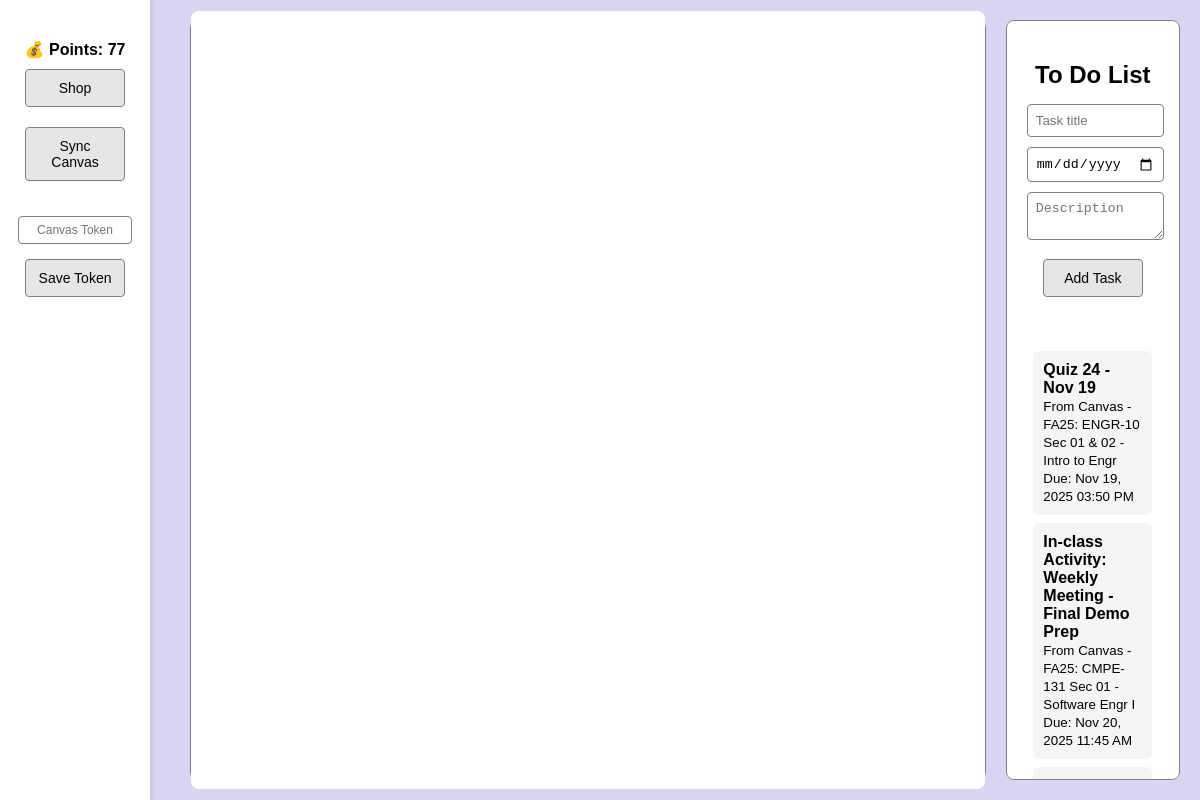
/home/ (signed in), run on an earlier commit of the app's database.
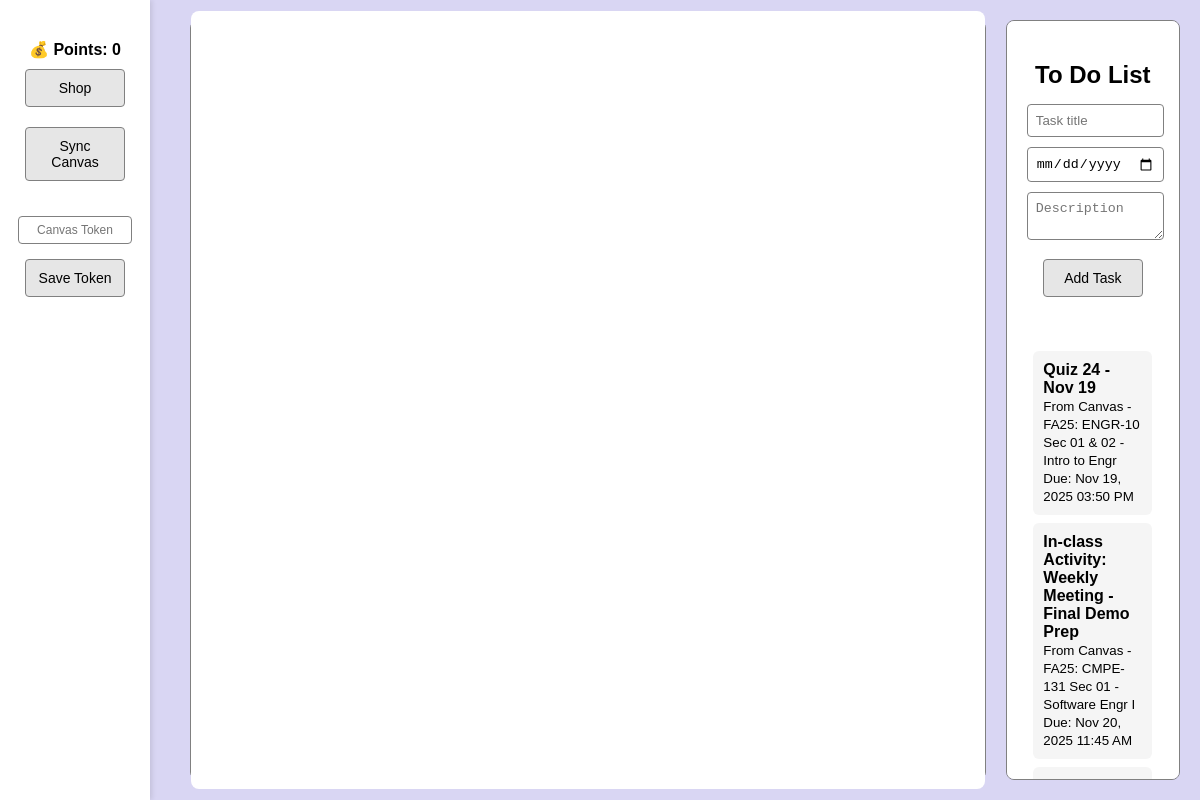
And on a later commit of the database.
### todolist/models.py (models this page shows, shortened)
class UserProfile(models.Model):
    user = models.OneToOneField(User, on_delete=models.CASCADE)
    canvas_token = models.CharField(max_length=255, blank=True, null=True)
    points = models.IntegerField(default=0)

### todolist/views.py (the view, shortened to what this page needs)
# urls.py: path('home/', views.home, name='home'),
@login_required(login_url='login')
def home(request):
    tasks = Task.objects.filter(user=request.user).order_by('due_date')
    profile, _ = UserProfile.objects.get_or_create(user=request.user)
    return render(request, 'home.html', {'tasks': tasks, 'profile': profile})

### templates/home.html (shortened to what this page needs)
<!DOCTYPE html>
<html lang="en">
<head>
</head>
<body>
  <div class="sidebar">
    <div style="margin-top:20px; font-weight:bold;">
      💰 Points: {{ profile.points }}
    </div>
    <a href="{% url 'shop' %}">
      <button>Shop</button>
    </a>
    <form method="POST" action="{% url 'sync_canvas' %}">
      <button type="submit">Sync Canvas</button>
    </form>
    <form method="POST" action="{% url 'save_token' %}">
      <input type="password" name="token" placeholder="Canvas Token">
      <button type="submit">Save Token</button>
    </form>
  </div>
  <div class="main">
    <div class="calendar-section">
      <div id="calendar"></div>
    </div>
    <div class="todo-section">
      <h2>To Do List</h2>
      <form method="POST">
        <input type="text" name="task" placeholder="Task title" required><br>
        <input type="date" name="due_date"><br>
        <textarea name="task_desc" placeholder="Description"></textarea><br>
        <button type="submit" name="add_task">Add Task</button>
      </form>
      <ul>
        {% for task in tasks %}
        <li>
          <div>
            <strong>{{ task.task }}</strong><br>
            {% if task.task_desc %}
            <small>{{ task.task_desc }}</small><br>
            {% endif %}
            <small>Due: {{ task.due_date|date:"M d, Y h:i A" }}</small>
          </div>
        </li>
        {% empty %}
        <li>No tasks yet! Add one above 👆</li>
        {% endfor %}
      </ul>
    </div>
  </div>
  <link href="https://cdn.jsdelivr.net/npm/fullcalendar@6.1.8/index.global.min.css" rel="stylesheet">
</body>
</html>

What changed in the data, as far as the page shows it:
changed UserProfile: points "77" → "0"
